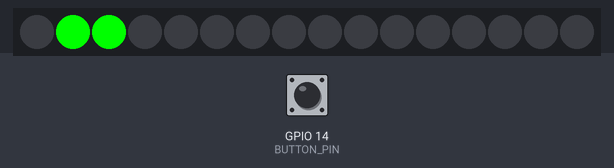
Simulated run of this sketch. Board: ESP32. Shown: 16 RGB LEDs in strip order, left to right. Inputs (shaded band) come from the test bench; at power-on: GPIO 14 (BUTTON_PIN) LOW.

Above: at 1.2 s.
1.3 s: GPIO 14 (BUTTON_PIN) pulled HIGH for 0.15 s
4.4 s: GPIO 14 (BUTTON_PIN) pulled HIGH for 1 s
At 7.3 s:
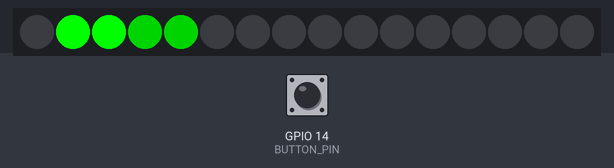
At 8.6 s:
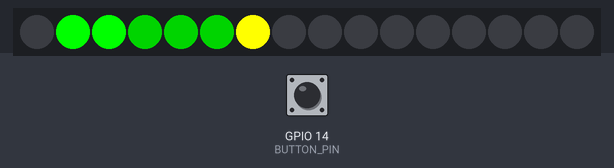
14.4 s: GPIO 14 (BUTTON_PIN) pulled HIGH for 0.15 s
At 15.3 s:
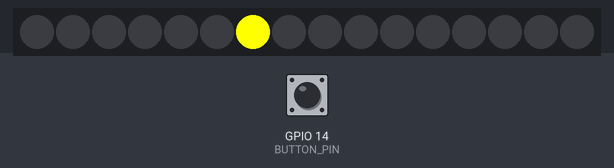
Timing chart, 0 to 17.4 s (numbered marks = the images above; inputs shaded):
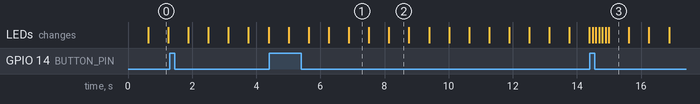

The sketch:

counterCircleDispButton.ino
```cpp
/*
 *  This sketch demonstrates how to scan WiFi networks.
 *  The API is based on the Arduino WiFi Shield library, but has significant changes as newer WiFi functions are supported.
 *  E.g. the return value of `encryptionType()` different because more modern encryption is supported.
 *
 */
#include <FastLED.h>

// How many leds in your strip?
#define NUM_LEDS 16
#define DATA_PIN 12
#define BUTTON_PIN 14

// Define the array of leds
CRGB leds[NUM_LEDS];
CRGB color;
bool buttonState = false;

bool Request;
bool Start = false;

void IRAM_ATTR isr() {
 Request = true;
 buttonState = !(buttonState);
}

void initLeds()
{
  for (int ii=0; ii < 16; ii++)
   {
      leds[ii] = CRGB::Black;
   }
}

void setup() {
  //Serial.begin(115200);
  //delay(100);
  FastLED.addLeds<NEOPIXEL, DATA_PIN>(leds, NUM_LEDS);  // GRB ordering is assumed
  pinMode(BUTTON_PIN, INPUT);
  attachInterrupt(BUTTON_PIN, isr, RISING);
}
int ii = 0;
int jj = 0;

void loop() {
  if (Request){
   Request = false;
   initLeds();
   ii = 0;
 }

 if (ii <= NUM_LEDS)
 {
    ii++;
 }

 switch(ii)
 {
    case 0:
    case 1:
    case 2:
      leds[ii] = CRGB::Lime;
      break;
    case 3:
    case 4:
    case 5:
      leds[ii] = CRGB::Green;
      break;
    case 6:
    case 7:
    case 8:
      leds[ii] = CRGB::Yellow;
      break;
    case 9:
    case 10:
    case 11:
      leds[ii] = CRGB::Yellow;
      break;
    case 12:
    case 13:
    case 14:
      leds[ii] = CRGB::MediumVioletRed;
      break;
    case 15:
      for (int ii=0; ii < 16; ii++)
      {
        leds[ii] = CRGB::Red;
      }
      break;
    case 16:
      for (int ii=0; ii < 16; ii++)
      {
        leds[ii] = CRGB::Black;
        jj = 6;
      }
      break;

 }
  FastLED.show();
  if (jj == 0)
    delay(625);
  else
  {
    int rr = jj % 2;
    if (rr ==0)
    {
      color = CRGB::Red;
    }
    else
    {
      color = CRGB::Black;
    }
    for (int ii=0; ii < 16; ii++)
    {

        leds[ii] = color;
    }
    jj--;
    delay(100);

  }

}
```

Measured:
- after the input at 14.4 s, the LEDs: first change after 0.09 s (image 3 shows a later state)
